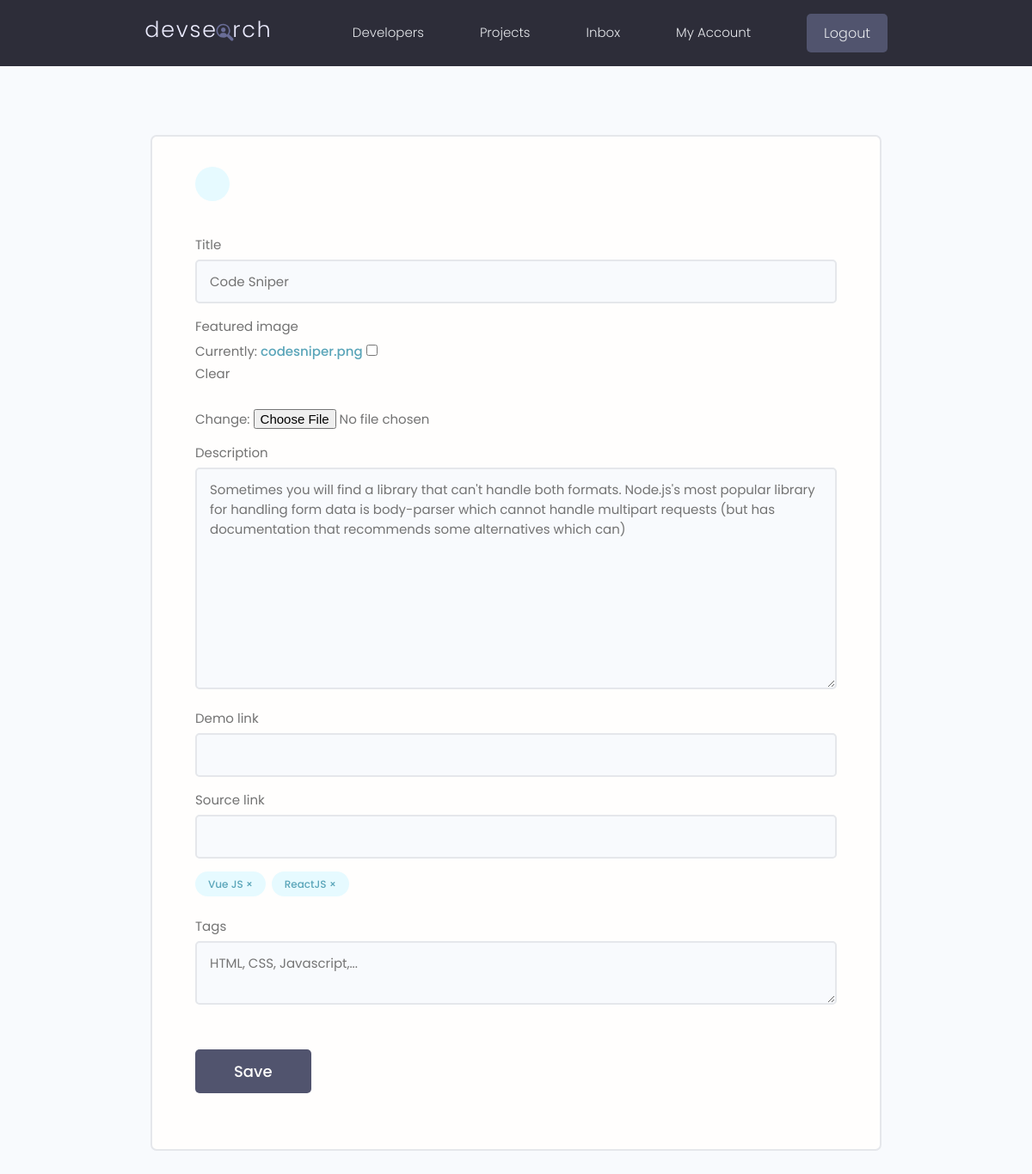
The page /projects/update_project/f90f1cb4-2ae9-455d-bb15-2b327e5cb796 (signed in) on the database as committed earlier.
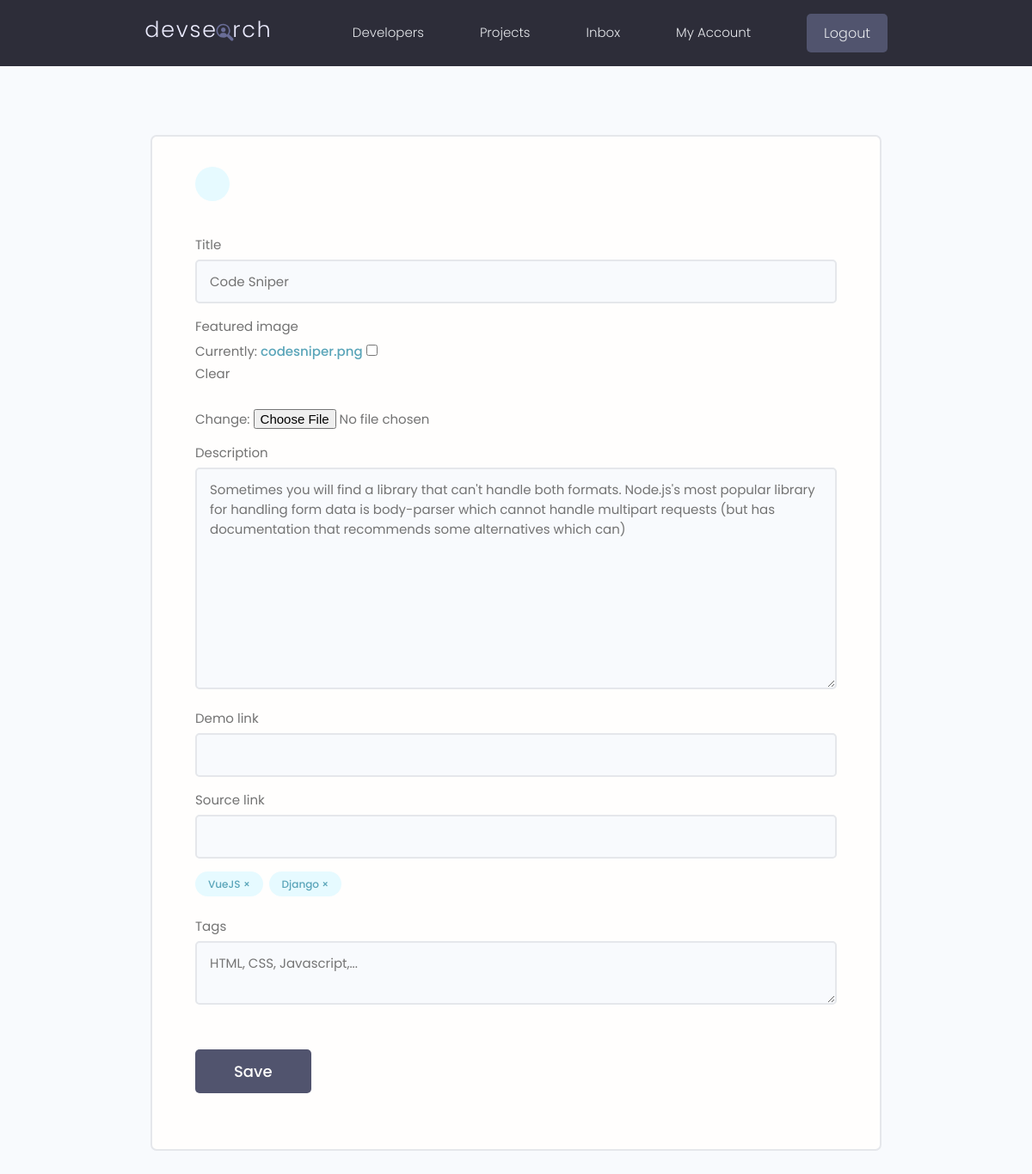
The same page on the database as committed later.
### projects/models.py (models this page shows, shortened)
class Project(models.Model):
    owner = models.ForeignKey(Profile, on_delete=models.SET_NULL, null=True, blank=True)
    title = models.CharField(max_length=200)
    description = models.TextField(null=True, blank=True)
    demo_link = models.CharField(max_length=2000, null=True, blank=True)
    source_link = models.CharField(max_length=2000, null=True, blank=True)
    featured_image = models.ImageField(null=True, blank=True, default="default.jpg")
    tags = models.ManyToManyField('Tag', blank=True)
    vote_total = models.IntegerField(default=0, null=True, blank=True)
    vote_ratio = models.IntegerField(default=0, null=True, blank=True)
    created = models.DateTimeField(auto_now_add=True)
    id = models.UUIDField(default=uuid.uuid4, unique=True, primary_key=True, editable=False)
    class Meta:
        ordering = ['-vote_ratio', '-vote_total', 'title']      # -created to display newest

class Tag(models.Model):
    name = models.CharField(max_length=200, null=True, blank=False)
    created = models.DateTimeField(auto_now_add=True)
    id = models.UUIDField(default=uuid.uuid4, unique=True, primary_key=True, editable=False)
    def __str__(self):
        return self.name

### projects/views.py (the view, shortened to what this page needs)
# urls.py: path('update_project/<str:pk>', views.update_project, name="update-project"),
@login_required(login_url="login")
def update_project(request, pk):
    profile = request.user.profile
    project = profile.project_set.get(id=pk)
    form = ProjectForm(instance=project)
    context = {'form': form, 'project': project}
    return render(request, 'projects/projectForm.html', context)

### projects/forms.py
class ProjectForm(ModelForm):
    class Meta:
        model = Project
        fields = ['title', 'featured_image', 'description', 'demo_link', 'source_link']
    def __init__(self, *args, **kwargs):
        super(ProjectForm, self).__init__(*args, **kwargs)
        for name, field in self.fields.items():
            field.widget.attrs.update({
                'class': 'input',
            })

### projects/templates/projects/projectForm.html (shortened to what this page needs)
{% extends 'main.html' %}
{% block content %}
<main class="formPage my-xl">
    <div class="content-box">
        <div class="formWrapper">
            <a class="backButton" href="{% url 'account' %}"></a>
            <br>
            <form class="form" method="POST" enctype="multipart/form-data">
                {% for field in form %}
                <div class="form__field">
                    <label for="formInput#text">{{ field.label }} </label>
                    {{ field }}
                </div>
                {% endfor %}
                {% for tag in project.tags.all %}
                <div class="project-tag tag tag--pill tag--main" data-tag="{{tag.id}}" data-project="{{project.id}}">{{ tag }} &#215;</div>
                {% endfor %}
                <div class="form__field">
                    <label for="formInput#text">Tags</label>
                    <textarea class="input" name="new-tags" placeholder="HTML, CSS, Javascript,..."></textarea>
                </div>
                <input class="btn btn--sub btn--lg  my-md" type="submit" value="Save" />
            </form>
        </div>
    </div>
</main>
{% endblock %}

Rows that differ between the two databases and show on the page:
no longer on this page (row unchanged): Tag: name "Vue JS"
no longer on this page (row unchanged): Tag: name "ReactJS"
added Tag: name "VueJS"
now on this page (row unchanged): Tag: name "Django"
